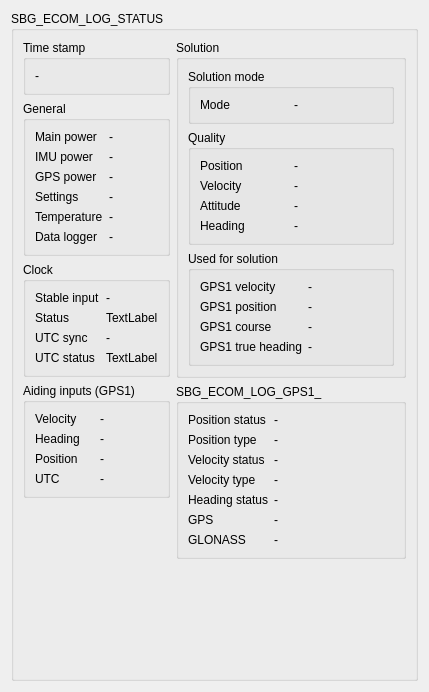
<?xml version="1.0" encoding="UTF-8"?>
<ui version="4.0">
 <class>SbgEcomLogStatus</class>
 <widget class="QWidget" name="SbgEcomLogStatus">
  <property name="geometry">
   <rect>
    <x>0</x>
    <y>0</y>
    <width>429</width>
    <height>692</height>
   </rect>
  </property>
  <property name="windowTitle">
   <string>Form</string>
  </property>
  <layout class="QGridLayout" name="gridLayout">
   <item row="0" column="0">
    <widget class="QGroupBox" name="groupBox_4">
     <property name="title">
      <string>SBG_ECOM_LOG_STATUS</string>
     </property>
     <layout class="QGridLayout" name="gridLayout_7">
      <item row="0" column="0">
       <layout class="QVBoxLayout" name="verticalLayout_2" stretch="0,0,0,0,1">
        <item>
         <widget class="QGroupBox" name="groupBox">
          <property name="title">
           <string>Time stamp</string>
          </property>
          <layout class="QGridLayout" name="gridLayout_6">
           <item row="0" column="0">
            <widget class="QLabel" name="timeStampLabel">
             <property name="text">
              <string>-</string>
             </property>
            </widget>
           </item>
          </layout>
         </widget>
        </item>
        <item>
         <widget class="QGroupBox" name="groupBox_6">
          <property name="title">
           <string>General</string>
          </property>
          <layout class="QGridLayout" name="gridLayout_2">
           <item row="0" column="0">
            <widget class="QLabel" name="mainPowerOKLabel">
             <property name="text">
              <string>Main power</string>
             </property>
            </widget>
           </item>
           <item row="0" column="1">
            <widget class="QLabel" name="mainPowerOKLabel_state">
             <property name="text">
              <string>-</string>
             </property>
            </widget>
           </item>
           <item row="1" column="0">
            <widget class="QLabel" name="iMUPowerOKLabel">
             <property name="text">
              <string>IMU power</string>
             </property>
            </widget>
           </item>
           <item row="1" column="1">
            <widget class="QLabel" name="iMUPowerOKLabel_state">
             <property name="text">
              <string>-</string>
             </property>
            </widget>
           </item>
           <item row="2" column="0">
            <widget class="QLabel" name="gPSPowerOKLabel">
             <property name="text">
              <string>GPS power</string>
             </property>
            </widget>
           </item>
           <item row="2" column="1">
            <widget class="QLabel" name="gPSPowerOKLabel_state">
             <property name="text">
              <string>-</string>
             </property>
            </widget>
           </item>
           <item row="3" column="0">
            <widget class="QLabel" name="settingsOKLabel">
             <property name="text">
              <string>Settings</string>
             </property>
            </widget>
           </item>
           <item row="3" column="1">
            <widget class="QLabel" name="settingsOKLabel_state">
             <property name="text">
              <string>-</string>
             </property>
            </widget>
           </item>
           <item row="4" column="0">
            <widget class="QLabel" name="temperatureOKLabel">
             <property name="text">
              <string>Temperature</string>
             </property>
            </widget>
           </item>
           <item row="4" column="1">
            <widget class="QLabel" name="temperatureOKLabel_state">
             <property name="text">
              <string>-</string>
             </property>
            </widget>
           </item>
           <item row="5" column="0">
            <widget class="QLabel" name="dataloggerOKLabel">
             <property name="text">
              <string>Data logger</string>
             </property>
            </widget>
           </item>
           <item row="5" column="1">
            <widget class="QLabel" name="dataloggerOKLabel_state">
             <property name="text">
              <string>-</string>
             </property>
            </widget>
           </item>
          </layout>
         </widget>
        </item>
        <item>
         <widget class="QGroupBox" name="groupBox_7">
          <property name="title">
           <string>Clock</string>
          </property>
          <layout class="QFormLayout" name="formLayout_5">
           <item row="0" column="0">
            <widget class="QLabel" name="stableInputLabel">
             <property name="text">
              <string>Stable input</string>
             </property>
            </widget>
           </item>
           <item row="0" column="1">
            <widget class="QLabel" name="clockStableInputSate">
             <property name="text">
              <string>-</string>
             </property>
            </widget>
           </item>
           <item row="1" column="0">
            <widget class="QLabel" name="clockStatusLabel_2">
             <property name="text">
              <string>Status</string>
             </property>
            </widget>
           </item>
           <item row="2" column="0">
            <widget class="QLabel" name="uTCSyncLabel">
             <property name="text">
              <string>UTC sync</string>
             </property>
            </widget>
           </item>
           <item row="2" column="1">
            <widget class="QLabel" name="uTCSyncState">
             <property name="text">
              <string>-</string>
             </property>
            </widget>
           </item>
           <item row="3" column="0">
            <widget class="QLabel" name="uTCStatusLabel_2">
             <property name="text">
              <string>UTC status</string>
             </property>
            </widget>
           </item>
           <item row="1" column="1">
            <widget class="QLabel" name="clockStatusLabel">
             <property name="text">
              <string>TextLabel</string>
             </property>
            </widget>
           </item>
           <item row="3" column="1">
            <widget class="QLabel" name="uTCStatusLabel">
             <property name="text">
              <string>TextLabel</string>
             </property>
            </widget>
           </item>
          </layout>
         </widget>
        </item>
        <item>
         <widget class="QGroupBox" name="groupBox_10">
          <property name="title">
           <string>Aiding inputs (GPS1)</string>
          </property>
          <layout class="QGridLayout" name="gridLayout_4">
           <item row="0" column="0">
            <widget class="QLabel" name="label_8">
             <property name="text">
              <string>Velocity</string>
             </property>
            </widget>
           </item>
           <item row="0" column="1">
            <widget class="QLabel" name="aidingGPS1VelocityState">
             <property name="text">
              <string>-</string>
             </property>
            </widget>
           </item>
           <item row="1" column="0">
            <widget class="QLabel" name="label_9">
             <property name="text">
              <string>Heading</string>
             </property>
            </widget>
           </item>
           <item row="1" column="1">
            <widget class="QLabel" name="aidingGPS1HeadingState">
             <property name="text">
              <string>-</string>
             </property>
            </widget>
           </item>
           <item row="2" column="0">
            <widget class="QLabel" name="label_10">
             <property name="text">
              <string>Position</string>
             </property>
            </widget>
           </item>
           <item row="2" column="1">
            <widget class="QLabel" name="aidingGPS1PositionState">
             <property name="text">
              <string>-</string>
             </property>
            </widget>
           </item>
           <item row="3" column="0">
            <widget class="QLabel" name="label_11">
             <property name="text">
              <string>UTC</string>
             </property>
            </widget>
           </item>
           <item row="3" column="1">
            <widget class="QLabel" name="aidingGPS1UTCState">
             <property name="text">
              <string>-</string>
             </property>
            </widget>
           </item>
          </layout>
         </widget>
        </item>
        <item>
         <spacer name="verticalSpacer_3">
          <property name="orientation">
           <enum>Qt::Vertical</enum>
          </property>
          <property name="sizeHint" stdset="0">
           <size>
            <width>20</width>
            <height>68</height>
           </size>
          </property>
         </spacer>
        </item>
       </layout>
      </item>
      <item row="0" column="1">
       <layout class="QVBoxLayout" name="verticalLayout_3" stretch="0,0,1">
        <item>
         <widget class="QGroupBox" name="groupBox_9">
          <property name="title">
           <string>Solution</string>
          </property>
          <layout class="QVBoxLayout" name="verticalLayout">
           <item>
            <widget class="QGroupBox" name="groupBox_8">
             <property name="title">
              <string>Solution mode</string>
             </property>
             <layout class="QHBoxLayout" name="horizontalLayout_2">
              <item>
               <widget class="QLabel" name="solutionModeLabel_2">
                <property name="text">
                 <string>Mode</string>
                </property>
               </widget>
              </item>
              <item>
               <widget class="QLabel" name="solutionModeLabel">
                <property name="text">
                 <string>-</string>
                </property>
               </widget>
              </item>
             </layout>
            </widget>
           </item>
           <item>
            <widget class="QGroupBox" name="groupBox_11">
             <property name="title">
              <string>Quality</string>
             </property>
             <layout class="QGridLayout" name="gridLayout_5">
              <item row="0" column="0">
               <widget class="QLabel" name="positionValidLabel">
                <property name="text">
                 <string>Position</string>
                </property>
               </widget>
              </item>
              <item row="0" column="1">
               <widget class="QLabel" name="positionValidState">
                <property name="text">
                 <string>-</string>
                </property>
               </widget>
              </item>
              <item row="1" column="0">
               <widget class="QLabel" name="velocityValidLabel">
                <property name="text">
                 <string>Velocity</string>
                </property>
               </widget>
              </item>
              <item row="1" column="1">
               <widget class="QLabel" name="velocityValidState">
                <property name="text">
                 <string>-</string>
                </property>
               </widget>
              </item>
              <item row="2" column="0">
               <widget class="QLabel" name="attitudeValidLabel">
                <property name="text">
                 <string>Attitude</string>
                </property>
               </widget>
              </item>
              <item row="2" column="1">
               <widget class="QLabel" name="attitudeValidState">
                <property name="text">
                 <string>-</string>
                </property>
               </widget>
              </item>
              <item row="3" column="0">
               <widget class="QLabel" name="headingValidLabel">
                <property name="text">
                 <string>Heading</string>
                </property>
               </widget>
              </item>
              <item row="3" column="1">
               <widget class="QLabel" name="headingValidState">
                <property name="text">
                 <string>-</string>
                </property>
               </widget>
              </item>
             </layout>
            </widget>
           </item>
           <item>
            <widget class="QGroupBox" name="groupBox_12">
             <property name="title">
              <string>Used for solution</string>
             </property>
             <layout class="QGridLayout" name="gridLayout_3">
              <item row="2" column="0">
               <widget class="QLabel" name="gPS1PosUsedLabel">
                <property name="text">
                 <string>GPS1 position</string>
                </property>
               </widget>
              </item>
              <item row="2" column="1">
               <widget class="QLabel" name="gPS1PositionState">
                <property name="text">
                 <string>-</string>
                </property>
               </widget>
              </item>
              <item row="3" column="0">
               <widget class="QLabel" name="gPS1CourseUsedLabel">
                <property name="text">
                 <string>GPS1 course</string>
                </property>
               </widget>
              </item>
              <item row="3" column="1">
               <widget class="QLabel" name="gPS1CourseState">
                <property name="text">
                 <string>-</string>
                </property>
               </widget>
              </item>
              <item row="1" column="0">
               <widget class="QLabel" name="gPS1VelUsedLabel">
                <property name="text">
                 <string>GPS1 velocity</string>
                </property>
               </widget>
              </item>
              <item row="1" column="1">
               <widget class="QLabel" name="gPS1VelocityState">
                <property name="text">
                 <string>-</string>
                </property>
               </widget>
              </item>
              <item row="4" column="0">
               <widget class="QLabel" name="gPS1HDTUsedLabel">
                <property name="text">
                 <string>GPS1 true heading</string>
                </property>
               </widget>
              </item>
              <item row="4" column="1">
               <widget class="QLabel" name="gPS1HDTState">
                <property name="text">
                 <string>-</string>
                </property>
               </widget>
              </item>
             </layout>
             <zorder>gPS1CourseUsedLabel</zorder>
             <zorder>gPS1VelUsedLabel</zorder>
             <zorder>gPS1PosUsedLabel</zorder>
             <zorder>gPS1HDTUsedLabel</zorder>
             <zorder>gPS1VelocityState</zorder>
             <zorder>gPS1PositionState</zorder>
             <zorder>gPS1CourseState</zorder>
             <zorder>gPS1HDTState</zorder>
            </widget>
           </item>
          </layout>
         </widget>
        </item>
        <item>
         <widget class="QGroupBox" name="groupBox_13">
          <property name="sizePolicy">
           <sizepolicy hsizetype="MinimumExpanding" vsizetype="MinimumExpanding">
            <horstretch>0</horstretch>
            <verstretch>0</verstretch>
           </sizepolicy>
          </property>
          <property name="title">
           <string>SBG_ECOM_LOG_GPS1_</string>
          </property>
          <layout class="QFormLayout" name="formLayout">
           <item row="0" column="0">
            <widget class="QLabel" name="label_14">
             <property name="text">
              <string>Position status</string>
             </property>
            </widget>
           </item>
           <item row="0" column="1">
            <widget class="QLabel" name="gPS1PositionStatusLabel">
             <property name="text">
              <string>-</string>
             </property>
            </widget>
           </item>
           <item row="1" column="0">
            <widget class="QLabel" name="label_15">
             <property name="text">
              <string>Position type</string>
             </property>
            </widget>
           </item>
           <item row="1" column="1">
            <widget class="QLabel" name="gPS1PositionTypeLabel">
             <property name="text">
              <string>-</string>
             </property>
            </widget>
           </item>
           <item row="2" column="0">
            <widget class="QLabel" name="label_16">
             <property name="text">
              <string>Velocity status</string>
             </property>
            </widget>
           </item>
           <item row="2" column="1">
            <widget class="QLabel" name="gPS1VelocityStatusLabel">
             <property name="text">
              <string>-</string>
             </property>
            </widget>
           </item>
           <item row="3" column="0">
            <widget class="QLabel" name="label_17">
             <property name="text">
              <string>Velocity type</string>
             </property>
            </widget>
           </item>
           <item row="3" column="1">
            <widget class="QLabel" name="gPS1VelocityTypeLabel">
             <property name="text">
              <string>-</string>
             </property>
            </widget>
           </item>
           <item row="4" column="0">
            <widget class="QLabel" name="label_18">
             <property name="text">
              <string>Heading status</string>
             </property>
            </widget>
           </item>
           <item row="4" column="1">
            <widget class="QLabel" name="gPS1HeadingStatusLabel">
             <property name="text">
              <string>-</string>
             </property>
            </widget>
           </item>
           <item row="5" column="0">
            <widget class="QLabel" name="label_19">
             <property name="text">
              <string>GPS</string>
             </property>
            </widget>
           </item>
           <item row="5" column="1">
            <widget class="QLabel" name="gPS1GPSState">
             <property name="toolTip">
              <string/>
             </property>
             <property name="text">
              <string>-</string>
             </property>
            </widget>
           </item>
           <item row="6" column="0">
            <widget class="QLabel" name="label_20">
             <property name="text">
              <string>GLONASS</string>
             </property>
            </widget>
           </item>
           <item row="6" column="1">
            <widget class="QLabel" name="gPS1GLONASSState">
             <property name="toolTip">
              <string/>
             </property>
             <property name="text">
              <string>-</string>
             </property>
            </widget>
           </item>
          </layout>
         </widget>
        </item>
        <item>
         <spacer name="verticalSpacer_4">
          <property name="orientation">
           <enum>Qt::Vertical</enum>
          </property>
          <property name="sizeHint" stdset="0">
           <size>
            <width>20</width>
            <height>40</height>
           </size>
          </property>
         </spacer>
        </item>
       </layout>
      </item>
     </layout>
    </widget>
   </item>
  </layout>
 </widget>
 <resources/>
 <connections/>
</ui>
